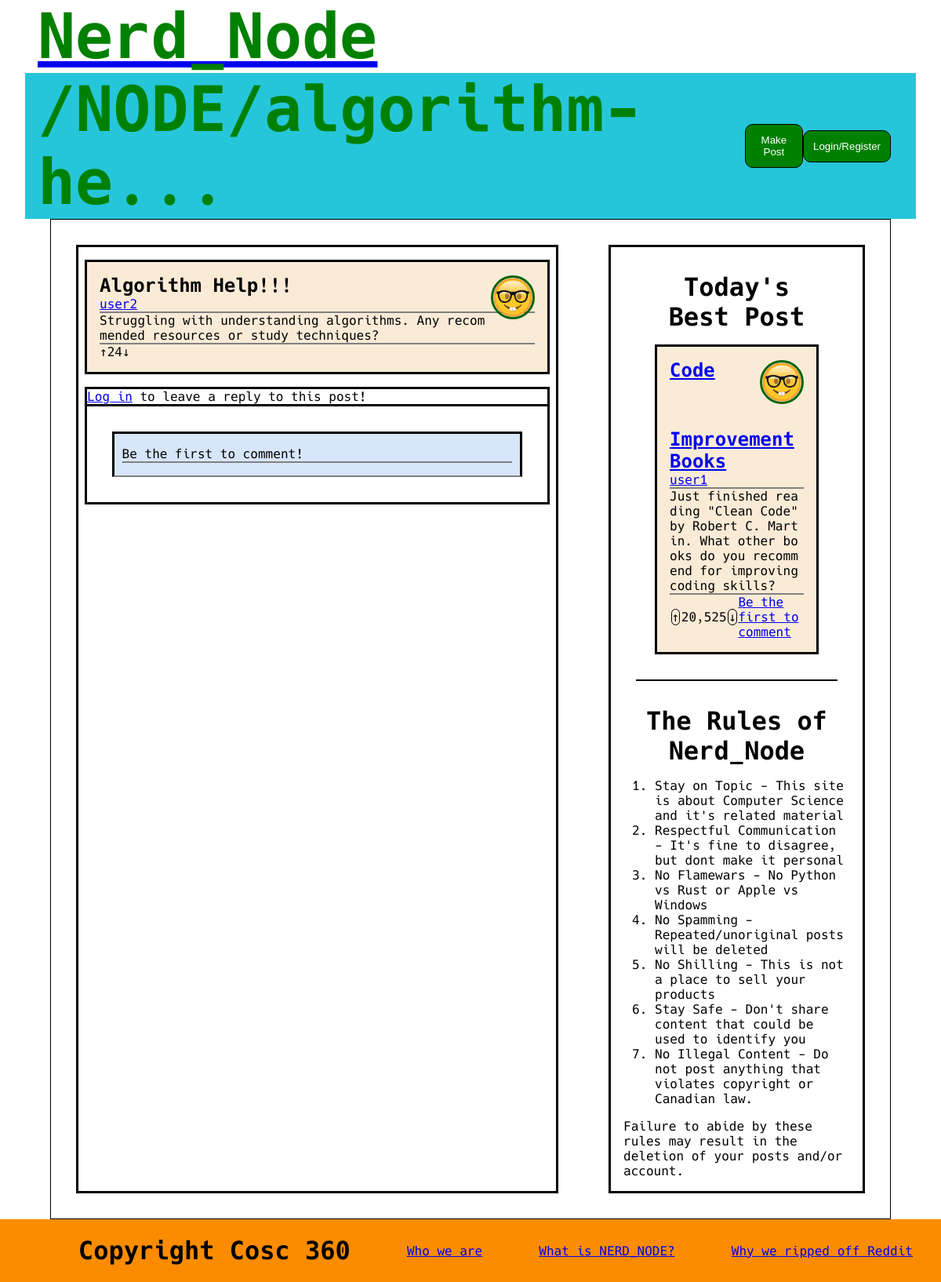
The app's page /node/index.php?title=algorithm-help with its own data.
### tables this page shows
CREATE TABLE post (
	id int AUTO_INCREMENT,
	title varchar(255),
    poster int,
    content TEXT(65535),
    likes int,
    reported boolean,
    sku varchar(255),
    PRIMARY KEY (id),
    FOREIGN KEY (poster) REFERENCES siteUser(id) ON DELETE CASCADE
);

CREATE TABLE siteUser (
	id int AUTO_INCREMENT,
	username varchar(255) UNIQUE,
	password varchar(255),
    email varchar(255) UNIQUE,
    profilePicture varchar(255),
    isAdmin boolean,
    isDisabled boolean,
    PRIMARY KEY (id)
);

### src/node/loadPost.php (called while the page is built, shortened)
<?php
$host = DBHOST;
$database = DBNAME;
$user = DBUSER;
$pass = DBPASS;
$connection = mysqli_connect($host, $user,$pass, $database, "3306");
$getPost = $connection->prepare("SELECT post.id, post.title, siteUser.username, siteUser.profilePicture, post.sku, post.content, post.likes FROM (post JOIN siteUser ON post.poster = siteUser.id) WHERE post.sku = ?");
$getPost->bind_param("s", $sku);
$getPost->execute();
$result = $getPost->get_result();
while($row = mysqli_fetch_assoc($result)) {
    $post = ['id' => $row['id'],
             'title' => $row['title'],
             'author' => $row['username'],
             'pfp' => $row['profilePicture'],
             'sku' => $row['sku'],
             'content' => $row['content'],
             'likes' => number_format($row['likes'])
    ];
}
$comments = array();
?>

### src/components/getBestPost.php (called while the page is built, shortened)
<?php
$host = DBHOST;
$database = DBNAME;
$user = DBUSER;
$pass = DBPASS;
$connection = mysqli_connect($host, $user,$pass, $database, "3306");
$sql = "SELECT post.title, post.id, siteUser.username, siteUser.profilePicture, post.sku, post.content,
               post.likes, COUNT(comment.id) AS comments
        FROM (post JOIN siteUser ON post.poster = siteUser.id)
             LEFT JOIN comment ON comment.originalPost = post.id
             LEFT JOIN postTag ON postTag.postId = post.id
        GROUP BY post.id
        ORDER BY likes DESC
        LIMIT 1";
if($result = mysqli_query($connection, $sql)) {
    while($row = mysqli_fetch_assoc($result)) {
        $bestPost = [
            'title' => $row['title'],
            'id' => $row['id'],
            'author' => $row['username'],
            'pfp' => $row['profilePicture'],
            'sku' => $row['sku'],
            'content' => $row['content'],
            'likes' => number_format($row['likes']),
            'commentCount' => $row['comments'],
            'tags' => explode(',', $row['tags'])
        ];
    }
}
?>

### src/node/index.php (the view, shortened to what this page needs)
<?php
$sku = $_GET['title'];
include_once "loadPost.php";
include_once "renderComments.php";
include_once "../renderProfilePicture.php";
?>
<!DOCTYPE html>
<html lang="en">
    <head>
	    <link rel="stylesheet" href="../public/css/reset.css">
	    <link rel="stylesheet" href="../public/css/home.css">
        <link rel="stylesheet" href="../public/css/node.css">
        <link rel="stylesheet" href="../public/font/hack.css">
    </head>
    <body>
	    <header>
            <?php
            $u =strlen($post["sku"]) >12 ? trim(substr($post["sku"], 0, 12)).'...' : $post["sku"];
            $url = "/NODE/$u";
            include "../components/headerBar.php";
            ?>
        </header>
        <main>
            <div class="center">
                <div class="post">
                    <?php renderProfilePicture($post['author'], $post['pfp']); ?>
                    <h3>
                        <?php echo $post["title"];?>
                    </h3>
                    <p>
                        <?php
                        echo "<a href='".SITEROOT."nerd?username=".$post["author"]."'>".$post["author"]."</a>";
                        ?>
                    </p>
                    <p>
                        <?php echo $post["content"]; ?>
                    </p>
                    <div class="interactionBar">
                        <div> &uarr; </div>
                        <div> <?php echo $post["likes"]; ?> </div>
                        <div> &darr; </div>
                    </div>
                </div>
                <div id="comments">
                    <div id="reply">
                        <?php
                        if(isset($_SESSION["sessionId"])) {
                            include "../components/commentForm.php";
                        } else {
                            echo "<p> <a href='".SITEROOT."login'>Log in</a> to leave a reply to this post!</p>";
                        }
                        ?>
                    </div>
                    <?php
                    if($comments) {
                        foreach($comments as $comment) {
                            renderComment($comment, $sku, isset($_SESSION["isAdmin"]));
                        }
                    } else {
                        echo "<div class=\"comment center\"><p>Be the first to comment!</p></div>";
                    }
                    ?>
                </div>
            </div>
            <?php include "../components/sidebar.php" ?>
	    </main>
        <?php include "../components/footer.php"; ?>
    </body>
</html>

### src/components/headerBar.php (shortened to what this page needs)
<!DOCTYPE html>
<html lang="en">
  <div>
    <a href="<?php echo SITEROOT; ?>">
        <h1>
            Nerd_Node
        </h1>
    </a>
    </div>
    <div class="navbar">
        <h1 id = "pageTitle">
            <?php echo $url ?? '/HOME'; ?>
        </h1>
        <div class="spacer">
        </div>
        <div class="buttonBox">
            <button id="newPost" onclick='location.href = "<?php echo SITEROOT; ?>makePost";'>Make Post</button>
            <?php
            if(isset($_SESSION["sessionId"]) ) {
                echo "<button id='home' onclick='location.href = \"".SITEROOT."nerd?username=".$_SESSION["sessionUsername"]."\";' >".
                     $_SESSION["sessionUsername"]
                    ."</button>";
                if(isset($_SESSION["isAdmin"])) {
                    echo "<button id='home' onclick='location.href = \"".SITEROOT."\admin\"'> View Reports </button>";
                }
                echo "<button id='logout' onclick='location.href = \"".SITEROOT."logout.php\";' >
                      Log out
                  </button>";
            } else {
                echo "<button id='login' onclick='location.href = \"".SITEROOT."login\";' >
                      Login/Register
                  </button>";
            }
            ?>
        </div>
    </div>
</html>

### src/renderProfilePicture.php
<?php
function renderProfilePicture($username, $picture) {
    echo "<img class='pfp' src='".SITEROOT."public/images/profiles/$picture' alt='$username\'s profile picture' width='50' height='50'>";
}
?>

### src/renderPosts.php (shortened to what this page needs)
<?php
include_once "renderProfilePicture.php";
function renderPost($post, $isAdmin, $addTag) {
    $username = $post['author'];
    $commentText = $post['commentCount'] ? "Leave a comment (".$post['commentCount'].")" : "Be the first to comment";
    echo "<div class=\"post\">";
    echo "<h3>
            <a href='".SITEROOT."node?title=".$post['sku']."'>".$post['title']."</a>
    </h3>
    <p>";
    echo "<a href='".SITEROOT."nerd?username=".$username."'>".$username."</a>
    </p>
    <p>".$post['content']."
    </p>
    <div class='interactionBar'>
        <div class='arrow' onclick='upvote(".$post['id'].", 5)'> &uarr; </div>
        <div id='post-".$post['id']."'>".$post['likes']." </div>
        <div class='arrow' onclick='downvote(".$post['id'].", 2)'> &darr; </div>
        <div>
            <a href='".SITEROOT."node?title=".$post['sku']."'>".$commentText."</a>
        </div>
        <div class='spacer'></div>";
    echo "</div></div>";
}
?>

### src/public/css/home.css (style rules this page uses)
html { font-family: "Hack"; }
header { padding: 0em 2em; }
header div { padding: 0em 1em; }
.center { flex: 1; }
.center, .sidebar, .post { border: medium solid black; }
.sidebar div { padding:1em; }
.center, .sidebar { margin: 2em 2em; }
main { display: flex; height:auto; min-height:80vh; margin: 0em 4em; }
.post { background-color:antiquewhite; margin:1em 0.5em; padding:1em; }
.post p { border-bottom: 2px solid grey; word-break: break-all; }
.post .interactionBar { display:flex; align-items: center; justify-content: space-evenly; }
.post div { padding: 0em; }
#bestPost .post { max-height: 50%; }
h1 { font-size: 5em; color: green; }
h3 { font-size:1.5em; font-weight:bold; }
.navbar { display:flex; background-color: #26C6DA; }
.spacer { flex:1; }
.buttonBox { width:20%; display: flex; align-items: center; justify-content: space-evenly; }
button { background-color: green; color: white; padding: 0.9em 0.9em 0.9em 0.9em; border-radius: 10px; border: 1px solid black; cursor:pointer; }
main { border: 1px solid black; }
.pfp { border: 3px solid darkgreen; border-radius: 50%; float: right; margin-bottom: 1em; margin-top: 1em; }
.interactionBar .arrow { border-radius: 10px; margin: 0px 0.1em; border: 1px solid black; cursor:pointer; }

### src/public/css/node.css (style rules this page uses)
#comments { border: medium solid black; margin:1em 0.5em; }
.comment { background-color:#d7e6fa; padding:1em 0.6em; border-bottom: 2px solid grey; }
.comment p { border-bottom: 2px solid grey; word-break: break-all; overflow: hidden; }
#reply { border-bottom: medium solid black; }

### src/renderPosts.php (style rules this page uses)
.post { position: relative; }
.pfp { position: relative; width: 50px; bottom: 15px; }

### records on screen
post: sku "/NODE/algorithm-he...", poster.profilePicture (placeholder picture), title "Algorithm Help!!!", poster.username "user2", content "Struggling with understanding algorithms. Any recommended resources or study techniques?", likes "24"
post: poster.profilePicture (placeholder picture), title "Code Improvement Books", poster.username "user1", content "Just finished reading \"Clean Code\" by Robert C. Martin. What other books do you recommend for improving coding skills?"

### other values on screen
$post['likes'] "20,525"
$commentText "Be the first to comment"
